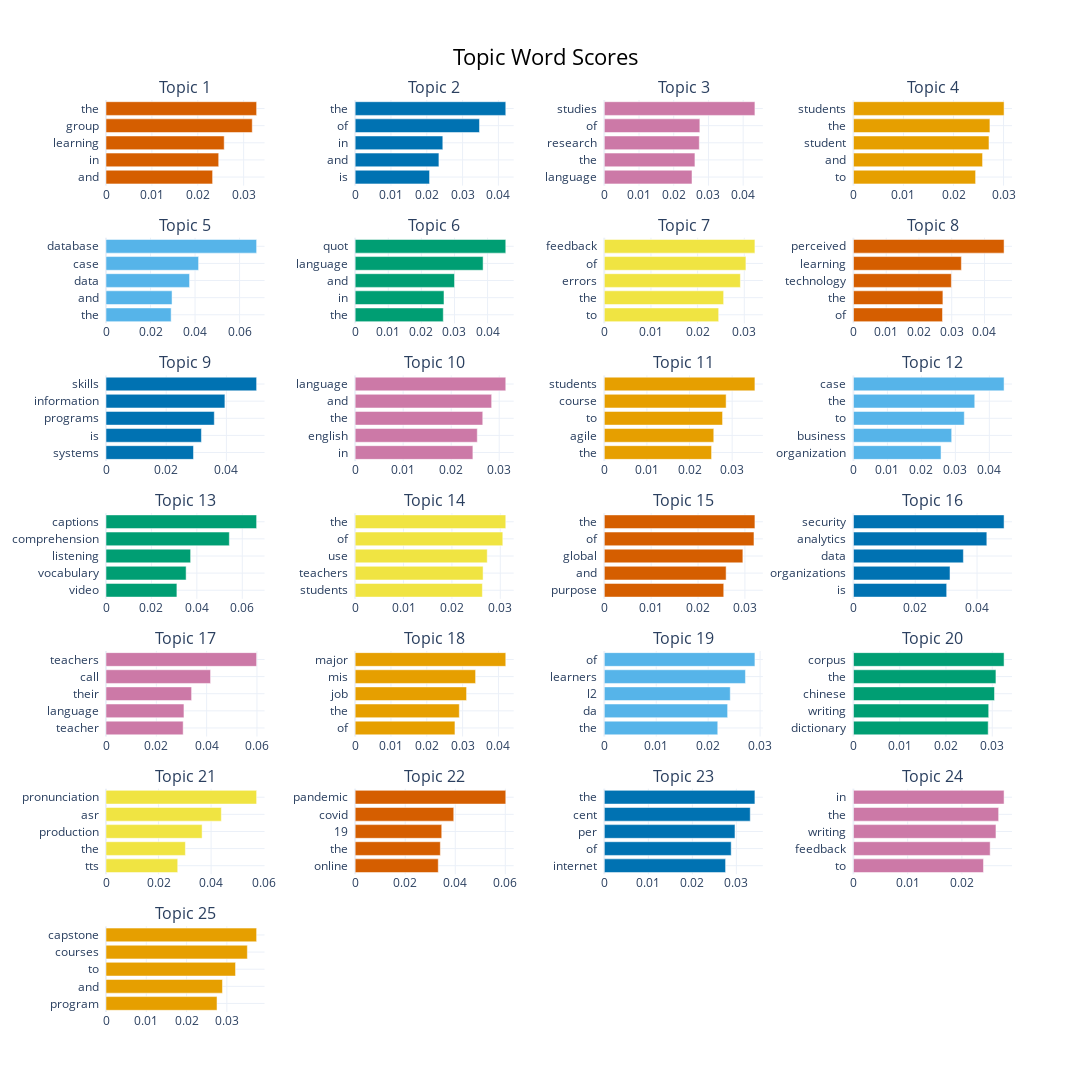

Notebook code cell kept with this figure:
### Code cell
topics_to_include = list(range(1, 26))
model.visualize_barchart(topics= topics_to_include, width=300)

### Figure 1 — Plotly figure (JSON) as saved in the notebook; plotly's stock layout.template omitted (floating-point values rounded to 4 significant figures)
{"data": [{"marker": {"color": "#D55E00"}, "orientation": "h", "type": "bar", "x": [0.02324, 0.02456, 0.02576, 0.03188, 0.03283], "xaxis": "x", "y": ["and  ", "in  ", "learning  ", "group  ", "the  "], "yaxis": "y"}, {"marker": {"color": "#0072B2"}, "orientation": "h", "type": "bar", "x": [0.02078, 0.02339, 0.02448, 0.03472, 0.04206], "xaxis": "x2", "y": ["is  ", "and  ", "in  ", "of  ", "the  "], "yaxis": "y2"}, {"marker": {"color": "#CC79A7"}, "orientation": "h", "type": "bar", "x": [0.02527, 0.02611, 0.02737, 0.02752, 0.04339], "xaxis": "x3", "y": ["language  ", "the  ", "research  ", "of  ", "studies  "], "yaxis": "y3"}, {"marker": {"color": "#E69F00"}, "orientation": "h", "type": "bar", "x": [0.02441, 0.0258, 0.02709, 0.02727, 0.0301], "xaxis": "x4", "y": ["to  ", "and  ", "student  ", "the  ", "students  "], "yaxis": "y4"}, {"marker": {"color": "#56B4E9"}, "orientation": "h", "type": "bar", "x": [0.02926, 0.02967, 0.03753, 0.04158, 0.06765], "xaxis": "x5", "y": ["the  ", "and  ", "data  ", "case  ", "database  "], "yaxis": "y5"}, {"marker": {"color": "#009E73"}, "orientation": "h", "type": "bar", "x": [0.02662, 0.02684, 0.03002, 0.03865, 0.0455], "xaxis": "x6", "y": ["the  ", "in  ", "and  ", "language  ", "quot  "], "yaxis": "y6"}, {"marker": {"color": "#F0E442"}, "orientation": "h", "type": "bar", "x": [0.02451, 0.02557, 0.02916, 0.03035, 0.03228], "xaxis": "x7", "y": ["to  ", "the  ", "errors  ", "of  ", "feedback  "], "yaxis": "y7"}, {"marker": {"color": "#D55E00"}, "orientation": "h", "type": "bar", "x": [0.02719, 0.02731, 0.02989, 0.03295, 0.04598], "xaxis": "x8", "y": ["of  ", "the  ", "technology  ", "learning  ", "perceived  "], "yaxis": "y8"}, {"marker": {"color": "#0072B2"}, "orientation": "h", "type": "bar", "x": [0.02907, 0.0317, 0.03598, 0.03951, 0.05005], "xaxis": "x9", "y": ["systems  ", "is  ", "programs  ", "information  ", "skills  "], "yaxis": "y9"}, {"marker": {"color": "#CC79A7"}, "orientation": "h", "type": "bar", "x": [0.02452, 0.02543, 0.02657, 0.02842, 0.03137], "xaxis": "x10", "y": ["in  ", "english  ", "the  ", "and  ", "language  "], "yaxis": "y10"}, {"marker": {"color": "#E69F00"}, "orientation": "h", "type": "bar", "x": [0.02517, 0.02569, 0.02775, 0.02859, 0.03535], "xaxis": "x11", "y": ["the  ", "agile  ", "to  ", "course  ", "students  "], "yaxis": "y11"}, {"marker": {"color": "#56B4E9"}, "orientation": "h", "type": "bar", "x": [0.02578, 0.02891, 0.03263, 0.0357, 0.04433], "xaxis": "x12", "y": ["organization  ", "business  ", "to  ", "the  ", "case  "], "yaxis": "y12"}, {"marker": {"color": "#009E73"}, "orientation": "h", "type": "bar", "x": [0.03121, 0.03527, 0.03725, 0.05429, 0.0663], "xaxis": "x13", "y": ["video  ", "vocabulary  ", "listening  ", "comprehension  ", "captions  "], "yaxis": "y13"}, {"marker": {"color": "#F0E442"}, "orientation": "h", "type": "bar", "x": [0.02629, 0.02644, 0.0273, 0.03052, 0.03113], "xaxis": "x14", "y": ["students  ", "teachers  ", "use  ", "of  ", "the  "], "yaxis": "y14"}, {"marker": {"color": "#D55E00"}, "orientation": "h", "type": "bar", "x": [0.02548, 0.02599, 0.02956, 0.03193, 0.03213], "xaxis": "x15", "y": ["purpose  ", "and  ", "global  ", "of  ", "the  "], "yaxis": "y15"}, {"marker": {"color": "#0072B2"}, "orientation": "h", "type": "bar", "x": [0.03017, 0.03125, 0.03558, 0.04316, 0.04874], "xaxis": "x16", "y": ["is  ", "organizations  ", "data  ", "analytics  ", "security  "], "yaxis": "y16"}, {"marker": {"color": "#CC79A7"}, "orientation": "h", "type": "bar", "x": [0.03067, 0.03098, 0.03402, 0.04156, 0.05987], "xaxis": "x17", "y": ["teacher  ", "language  ", "their  ", "call  ", "teachers  "], "yaxis": "y17"}, {"marker": {"color": "#E69F00"}, "orientation": "h", "type": "bar", "x": [0.02786, 0.02908, 0.0311, 0.03362, 0.04205], "xaxis": "x18", "y": ["of  ", "the  ", "job  ", "mis  ", "major  "], "yaxis": "y18"}, {"marker": {"color": "#56B4E9"}, "orientation": "h", "type": "bar", "x": [0.02185, 0.02375, 0.02425, 0.02718, 0.02901], "xaxis": "x19", "y": ["the  ", "da  ", "l2  ", "learners  ", "of  "], "yaxis": "y19"}, {"marker": {"color": "#009E73"}, "orientation": "h", "type": "bar", "x": [0.02912, 0.02923, 0.03048, 0.03079, 0.03255], "xaxis": "x20", "y": ["dictionary  ", "writing  ", "chinese  ", "the  ", "corpus  "], "yaxis": "y20"}, {"marker": {"color": "#F0E442"}, "orientation": "h", "type": "bar", "x": [0.0273, 0.03021, 0.03658, 0.0439, 0.05733], "xaxis": "x21", "y": ["tts  ", "the  ", "production  ", "asr  ", "pronunciation  "], "yaxis": "y21"}, {"marker": {"color": "#D55E00"}, "orientation": "h", "type": "bar", "x": [0.03321, 0.03403, 0.0346, 0.0394, 0.06019], "xaxis": "x22", "y": ["online  ", "the  ", "19  ", "covid  ", "pandemic  "], "yaxis": "y22"}, {"marker": {"color": "#0072B2"}, "orientation": "h", "type": "bar", "x": [0.02755, 0.02882, 0.02969, 0.03315, 0.03422], "xaxis": "x23", "y": ["internet  ", "of  ", "per  ", "cent  ", "the  "], "yaxis": "y23"}, {"marker": {"color": "#CC79A7"}, "orientation": "h", "type": "bar", "x": [0.02398, 0.02521, 0.02628, 0.02678, 0.02778], "xaxis": "x24", "y": ["to  ", "feedback  ", "writing  ", "the  ", "in  "], "yaxis": "y24"}, {"marker": {"color": "#E69F00"}, "orientation": "h", "type": "bar", "x": [0.02756, 0.02891, 0.03215, 0.03509, 0.03739], "xaxis": "x25", "y": ["program  ", "and  ", "to  ", "courses  ", "capstone  "], "yaxis": "y25"}], "layout": {"annotations": [{"font": {"size": 16}, "showarrow": false, "text": "Topic 1", "x": 0.0875, "xanchor": "center", "xref": "paper", "y": 1, "yanchor": "bottom", "yref": "paper"}, {"font": {"size": 16}, "showarrow": false, "text": "Topic 2", "x": 0.3625, "xanchor": "center", "xref": "paper", "y": 1, "yanchor": "bottom", "yref": "paper"}, {"font": {"size": 16}, "showarrow": false, "text": "Topic 3", "x": 0.6375, "xanchor": "center", "xref": "paper", "y": 1, "yanchor": "bottom", "yref": "paper"}, {"font": {"size": 16}, "showarrow": false, "text": "Topic 4", "x": 0.9125, "xanchor": "center", "xref": "paper", "y": 1, "yanchor": "bottom", "yref": "paper"}, {"font": {"size": 16}, "showarrow": false, "text": "Topic 5", "x": 0.0875, "xanchor": "center", "xref": "paper", "y": 0.849, "yanchor": "bottom", "yref": "paper"}, {"font": {"size": 16}, "showarrow": false, "text": "Topic 6", "x": 0.3625, "xanchor": "center", "xref": "paper", "y": 0.849, "yanchor": "bottom", "yref": "paper"}, {"font": {"size": 16}, "showarrow": false, "text": "Topic 7", "x": 0.6375, "xanchor": "center", "xref": "paper", "y": 0.849, "yanchor": "bottom", "yref": "paper"}, {"font": {"size": 16}, "showarrow": false, "text": "Topic 8", "x": 0.9125, "xanchor": "center", "xref": "paper", "y": 0.849, "yanchor": "bottom", "yref": "paper"}, {"font": {"size": 16}, "showarrow": false, "text": "Topic 9", "x": 0.0875, "xanchor": "center", "xref": "paper", "y": 0.698, "yanchor": "bottom", "yref": "paper"}, {"font": {"size": 16}, "showarrow": false, "text": "Topic 10", "x": 0.3625, "xanchor": "center", "xref": "paper", "y": 0.698, "yanchor": "bottom", "yref": "paper"}, {"font": {"size": 16}, "showarrow": false, "text": "Topic 11", "x": 0.6375, "xanchor": "center", "xref": "paper", "y": 0.698, "yanchor": "bottom", "yref": "paper"}, {"font": {"size": 16}, "showarrow": false, "text": "Topic 12", "x": 0.9125, "xanchor": "center", "xref": "paper", "y": 0.698, "yanchor": "bottom", "yref": "paper"}, {"font": {"size": 16}, "showarrow": false, "text": "Topic 13", "x": 0.0875, "xanchor": "center", "xref": "paper", "y": 0.5469, "yanchor": "bottom", "yref": "paper"}, {"font": {"size": 16}, "showarrow": false, "text": "Topic 14", "x": 0.3625, "xanchor": "center", "xref": "paper", "y": 0.5469, "yanchor": "bottom", "yref": "paper"}, {"font": {"size": 16}, "showarrow": false, "text": "Topic 15", "x": 0.6375, "xanchor": "center", "xref": "paper", "y": 0.5469, "yanchor": "bottom", "yref": "paper"}, {"font": {"size": 16}, "showarrow": false, "text": "Topic 16", "x": 0.9125, "xanchor": "center", "xref": "paper", "y": 0.5469, "yanchor": "bottom", "yref": "paper"}, {"font": {"size": 16}, "showarrow": false, "text": "Topic 17", "x": 0.0875, "xanchor": "center", "xref": "paper", "y": 0.3959, "yanchor": "bottom", "yref": "paper"}, {"font": {"size": 16}, "showarrow": false, "text": "Topic 18", "x": 0.3625, "xanchor": "center", "xref": "paper", "y": 0.3959, "yanchor": "bottom", "yref": "paper"}, {"font": {"size": 16}, "showarrow": false, "text": "Topic 19", "x": 0.6375, "xanchor": "center", "xref": "paper", "y": 0.3959, "yanchor": "bottom", "yref": "paper"}, {"font": {"size": 16}, "showarrow": false, "text": "Topic 20", "x": 0.9125, "xanchor": "center", "xref": "paper", "y": 0.3959, "yanchor": "bottom", "yref": "paper"}, {"font": {"size": 16}, "showarrow": false, "text": "Topic 21", "x": 0.0875, "xanchor": "center", "xref": "paper", "y": 0.2449, "yanchor": "bottom", "yref": "paper"}, {"font": {"size": 16}, "showarrow": false, "text": "Topic 22", "x": 0.3625, "xanchor": "center", "xref": "paper", "y": 0.2449, "yanchor": "bottom", "yref": "paper"}, {"font": {"size": 16}, "showarrow": false, "text": "Topic 23", "x": 0.6375, "xanchor": "center", "xref": "paper", "y": 0.2449, "yanchor": "bottom", "yref": "paper"}, {"font": {"size": 16}, "showarrow": false, "text": "Topic 24", "x": 0.9125, "xanchor": "center", "xref": "paper", "y": 0.2449, "yanchor": "bottom", "yref": "paper"}, {"font": {"size": 16}, "showarrow": false, "text": "Topic 25", "x": 0.0875, "xanchor": "center", "xref": "paper", "y": 0.09388, "yanchor": "bottom", "yref": "paper"}], "height": 1750, "hoverlabel": {"bgcolor": "white", "font": {"family": "Rockwell", "size": 16}}, "showlegend": false, "title": {"font": {"color": "Black", "size": 22}, "text": "Topic Word Scores", "x": 0.5, "xanchor": "center", "yanchor": "top"}, "width": 1200, "xaxis": {"anchor": "y", "domain": [0, 0.175], "showgrid": true}, "xaxis10": {"anchor": "y10", "domain": [0.275, 0.45], "showgrid": true}, "xaxis11": {"anchor": "y11", "domain": [0.55, 0.725], "showgrid": true}, "xaxis12": {"anchor": "y12", "domain": [0.825, 1], "showgrid": true}, "xaxis13": {"anchor": "y13", "domain": [0, 0.175], "showgrid": true}, "xaxis14": {"anchor": "y14", "domain": [0.275, 0.45], "showgrid": true}, "xaxis15": {"anchor": "y15", "domain": [0.55, 0.725], "showgrid": true}, "xaxis16": {"anchor": "y16", "domain": [0.825, 1], "showgrid": true}, "xaxis17": {"anchor": "y17", "domain": [0, 0.175], "showgrid": true}, "xaxis18": {"anchor": "y18", "domain": [0.275, 0.45], "showgrid": true}, "xaxis19": {"anchor": "y19", "domain": [0.55, 0.725], "showgrid": true}, "xaxis2": {"anchor": "y2", "domain": [0.275, 0.45], "showgrid": true}, "xaxis20": {"anchor": "y20", "domain": [0.825, 1], "showgrid": true}, "xaxis21": {"anchor": "y21", "domain": [0, 0.175], "showgrid": true}, "xaxis22": {"anchor": "y22", "domain": [0.275, 0.45], "showgrid": true}, "xaxis23": {"anchor": "y23", "domain": [0.55, 0.725], "showgrid": true}, "xaxis24": {"anchor": "y24", "domain": [0.825, 1], "showgrid": true}, "xaxis25": {"anchor": "y25", "domain": [0, 0.175], "showgrid": true}, "xaxis26": {"anchor": "y26", "domain": [0.275, 0.45], "showgrid": true}, "xaxis27": {"anchor": "y27", "domain": [0.55, 0.725], "showgrid": true}, "xaxis28": {"anchor": "y28", "domain": [0.825, 1], "showgrid": true}, "xaxis3": {"anchor": "y3", "domain": [0.55, 0.725], "showgrid": true}, "xaxis4": {"anchor": "y4", "domain": [0.825, 1], "showgrid": true}, "xaxis5": {"anchor": "y5", "domain": [0, 0.175], "showgrid": true}, "xaxis6": {"anchor": "y6", "domain": [0.275, 0.45], "showgrid": true}, "xaxis7": {"anchor": "y7", "domain": [0.55, 0.725], "showgrid": true}, "xaxis8": {"anchor": "y8", "domain": [0.825, 1], "showgrid": true}, "xaxis9": {"anchor": "y9", "domain": [0, 0.175], "showgrid": true}, "yaxis": {"anchor": "x", "domain": [0.9061, 1], "showgrid": true}, "yaxis10": {"anchor": "x10", "domain": [0.6041, 0.698], "showgrid": true}, "yaxis11": {"anchor": "x11", "domain": [0.6041, 0.698], "showgrid": true}, "yaxis12": {"anchor": "x12", "domain": [0.6041, 0.698], "showgrid": true}, "yaxis13": {"anchor": "x13", "domain": [0.4531, 0.5469], "showgrid": true}, "yaxis14": {"anchor": "x14", "domain": [0.4531, 0.5469], "showgrid": true}, "yaxis15": {"anchor": "x15", "domain": [0.4531, 0.5469], "showgrid": true}, "yaxis16": {"anchor": "x16", "domain": [0.4531, 0.5469], "showgrid": true}, "yaxis17": {"anchor": "x17", "domain": [0.302, 0.3959], "showgrid": true}, "yaxis18": {"anchor": "x18", "domain": [0.302, 0.3959], "showgrid": true}, "yaxis19": {"anchor": "x19", "domain": [0.302, 0.3959], "showgrid": true}, "yaxis2": {"anchor": "x2", "domain": [0.9061, 1], "showgrid": true}, "yaxis20": {"anchor": "x20", "domain": [0.302, 0.3959], "showgrid": true}, "yaxis21": {"anchor": "x21", "domain": [0.151, 0.2449], "showgrid": true}, "yaxis22": {"anchor": "x22", "domain": [0.151, 0.2449], "showgrid": true}, "yaxis23": {"anchor": "x23", "domain": [0.151, 0.2449], "showgrid": true}, "yaxis24": {"anchor": "x24", "domain": [0.151, 0.2449], "showgrid": true}, "yaxis25": {"anchor": "x25", "domain": [0, 0.09388], "showgrid": true}, "yaxis26": {"anchor": "x26", "domain": [0, 0.09388], "showgrid": true}, "yaxis27": {"anchor": "x27", "domain": [0, 0.09388], "showgrid": true}, "yaxis28": {"anchor": "x28", "domain": [0, 0.09388], "showgrid": true}, "yaxis3": {"anchor": "x3", "domain": [0.9061, 1], "showgrid": true}, "yaxis4": {"anchor": "x4", "domain": [0.9061, 1], "showgrid": true}, "yaxis5": {"anchor": "x5", "domain": [0.7551, 0.849], "showgrid": true}, "yaxis6": {"anchor": "x6", "domain": [0.7551, 0.849], "showgrid": true}, "yaxis7": {"anchor": "x7", "domain": [0.7551, 0.849], "showgrid": true}, "yaxis8": {"anchor": "x8", "domain": [0.7551, 0.849], "showgrid": true}, "yaxis9": {"anchor": "x9", "domain": [0.6041, 0.698], "showgrid": true}}}
